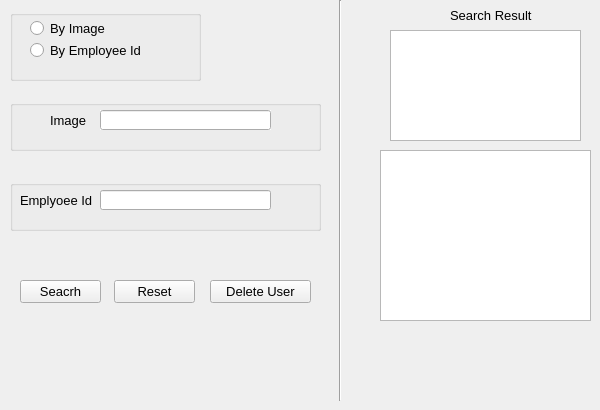
  <widget class="QWidget" name="tab">
   <attribute name="icon">
    <iconset>
     <normaloff>Database/DB/icons/Find.png</normaloff>Database/DB/icons/Find.png</iconset>
   </attribute>
   <attribute name="title">
    <string>Search</string>
   </attribute>
   <widget class="QGroupBox" name="groupBox">
    <property name="geometry">
     <rect>
      <x>10</x>
      <y>10</y>
      <width>191</width>
      <height>71</height>
     </rect>
    </property>
    <property name="title">
     <string/>
    </property>
    <widget class="QRadioButton" name="radioButton">
     <property name="geometry">
      <rect>
       <x>20</x>
       <y>10</y>
       <width>82</width>
       <height>17</height>
      </rect>
     </property>
     <property name="font">
      <font>
       <pointsize>10</pointsize>
      </font>
     </property>
     <property name="text">
      <string>By Image</string>
     </property>
    </widget>
    <widget class="QRadioButton" name="radioButton_2">
     <property name="geometry">
      <rect>
       <x>20</x>
       <y>30</y>
       <width>121</width>
       <height>21</height>
      </rect>
     </property>
     <property name="font">
      <font>
       <pointsize>10</pointsize>
      </font>
     </property>
     <property name="text">
      <string>By Employee Id</string>
     </property>
    </widget>
   </widget>
   <widget class="QGroupBox" name="groupBox_2">
    <property name="geometry">
     <rect>
      <x>10</x>
      <y>100</y>
      <width>311</width>
      <height>51</height>
     </rect>
    </property>
    <property name="title">
     <string/>
    </property>
    <widget class="QLabel" name="label">
     <property name="geometry">
      <rect>
       <x>40</x>
       <y>10</y>
       <width>46</width>
       <height>21</height>
      </rect>
     </property>
     <property name="font">
      <font>
       <pointsize>10</pointsize>
      </font>
     </property>
     <property name="text">
      <string>Image</string>
     </property>
    </widget>
    <widget class="QLineEdit" name="lineEdit">
     <property name="geometry">
      <rect>
       <x>90</x>
       <y>10</y>
       <width>171</width>
       <height>20</height>
      </rect>
     </property>
     <property name="autoFillBackground">
      <bool>true</bool>
     </property>
    </widget>
    <widget class="QPushButton" name="pushButton">
     <property name="geometry">
      <rect>
       <x>270</x>
       <y>0</y>
       <width>31</width>
       <height>41</height>
      </rect>
     </property>
     <property name="toolTip">
      <string>&lt;html&gt;&lt;head/&gt;&lt;body&gt;&lt;p&gt;Select Image&lt;/p&gt;&lt;/body&gt;&lt;/html&gt;</string>
     </property>
     <property name="text">
      <string/>
     </property>
     <property name="icon">
      <iconset>
       <normaloff>Database/DB/icons/photo-icon.png</normaloff>Database/DB/icons/photo-icon.png</iconset>
     </property>
     <property name="iconSize">
      <size>
       <width>30</width>
       <height>30</height>
      </size>
     </property>
     <property name="autoDefault">
      <bool>true</bool>
     </property>
     <property name="flat">
      <bool>true</bool>
     </property>
    </widget>
   </widget>
   <widget class="QGroupBox" name="groupBox_3">
    <property name="geometry">
     <rect>
      <x>10</x>
      <y>180</y>
      <width>311</width>
      <height>51</height>
     </rect>
    </property>
    <property name="title">
     <string/>
    </property>
    <widget class="QLabel" name="label_2">
     <property name="geometry">
      <rect>
       <x>10</x>
       <y>10</y>
       <width>81</width>
       <height>21</height>
      </rect>
     </property>
     <property name="font">
      <font>
       <pointsize>10</pointsize>
      </font>
     </property>
     <property name="text">
      <string>Emplyoee Id</string>
     </property>
    </widget>
    <widget class="QLineEdit" name="lineEdit_2">
     <property name="geometry">
      <rect>
       <x>90</x>
       <y>10</y>
       <width>171</width>
       <height>20</height>
      </rect>
     </property>
    </widget>
   </widget>
   <widget class="QPushButton" name="pushButton_3">
    <property name="geometry">
     <rect>
      <x>20</x>
      <y>280</y>
      <width>81</width>
      <height>23</height>
     </rect>
    </property>
    <property name="font">
     <font>
      <pointsize>10</pointsize>
     </font>
    </property>
    <property name="text">
     <string>Seacrh</string>
    </property>
    <property name="icon">
     <iconset>
      <normaloff>Database/DB/icons/search.png</normaloff>Database/DB/icons/search.png</iconset>
    </property>
    <property name="autoDefault">
     <bool>true</bool>
    </property>
    <property name="default">
     <bool>false</bool>
    </property>
    <property name="flat">
     <bool>false</bool>
    </property>
   </widget>
   <widget class="QPushButton" name="pushButton_4">
    <property name="geometry">
     <rect>
      <x>114</x>
      <y>280</y>
      <width>81</width>
      <height>23</height>
     </rect>
    </property>
    <property name="font">
     <font>
      <pointsize>10</pointsize>
     </font>
    </property>
    <property name="text">
     <string>Reset</string>
    </property>
    <property name="icon">
     <iconset>
      <normaloff>Database/DB/icons/rreset.png</normaloff>Database/DB/icons/rreset.png</iconset>
    </property>
   </widget>
   <widget class="QGraphicsView" name="graphicsView">
    <property name="geometry">
     <rect>
      <x>390</x>
      <y>30</y>
      <width>191</width>
      <height>111</height>
     </rect>
    </property>
    <property name="cursor" stdset="0">
     <cursorShape>WhatsThisCursor</cursorShape>
    </property>
    <property name="toolTip">
     <string>&lt;html&gt;&lt;head/&gt;&lt;body&gt;&lt;p&gt;Image Viewer&lt;/p&gt;&lt;/body&gt;&lt;/html&gt;</string>
    </property>
    <property name="frameShadow">
     <enum>QFrame::Sunken</enum>
    </property>
   </widget>
   <widget class="QTextBrowser" name="textBrowser">
    <property name="geometry">
     <rect>
      <x>380</x>
      <y>150</y>
      <width>211</width>
      <height>171</height>
     </rect>
    </property>
    <property name="font">
     <font>
      <pointsize>10</pointsize>
     </font>
    </property>
    <property name="cursor" stdset="0">
     <cursorShape>WhatsThisCursor</cursorShape>
    </property>
    <property name="toolTip">
     <string>&lt;html&gt;&lt;head/&gt;&lt;body&gt;&lt;p&gt;Information Viewer&lt;/p&gt;&lt;/body&gt;&lt;/html&gt;</string>
    </property>
   </widget>
   <widget class="QLabel" name="label_3">
    <property name="geometry">
     <rect>
      <x>450</x>
      <y>5</y>
      <width>101</width>
      <height>21</height>
     </rect>
    </property>
    <property name="font">
     <font>
      <pointsize>10</pointsize>
     </font>
    </property>
    <property name="text">
     <string>Search Result</string>
    </property>
   </widget>
   <widget class="Line" name="line">
    <property name="geometry">
     <rect>
      <x>330</x>
      <y>0</y>
      <width>20</width>
      <height>401</height>
     </rect>
    </property>
    <property name="orientation">
     <enum>Qt::Vertical</enum>
    </property>
   </widget>
   <widget class="QPushButton" name="pushButton_8">
    <property name="geometry">
     <rect>
      <x>210</x>
      <y>280</y>
      <width>101</width>
      <height>23</height>
     </rect>
    </property>
    <property name="font">
     <font>
      <pointsize>10</pointsize>
     </font>
    </property>
    <property name="text">
     <string>Delete User</string>
    </property>
    <property name="icon">
     <iconset>
      <normaloff>Database/DB/icons/delete.png</normaloff>Database/DB/icons/delete.png</iconset>
    </property>
   </widget>
   <widget class="QPushButton" name="pushButton_2">
    <property name="geometry">
     <rect>
      <x>410</x>
      <y>-10</y>
      <width>51</width>
      <height>51</height>
     </rect>
    </property>
    <property name="text">
     <string/>
    </property>
    <property name="icon">
     <iconset>
      <normaloff>Database/DB/icons/result2.png</normaloff>Database/DB/icons/result2.png</iconset>
    </property>
    <property name="iconSize">
     <size>
      <width>20</width>
      <height>20</height>
     </size>
    </property>
    <property name="flat">
     <bool>true</bool>
    </property>
   </widget>
  </widget>
